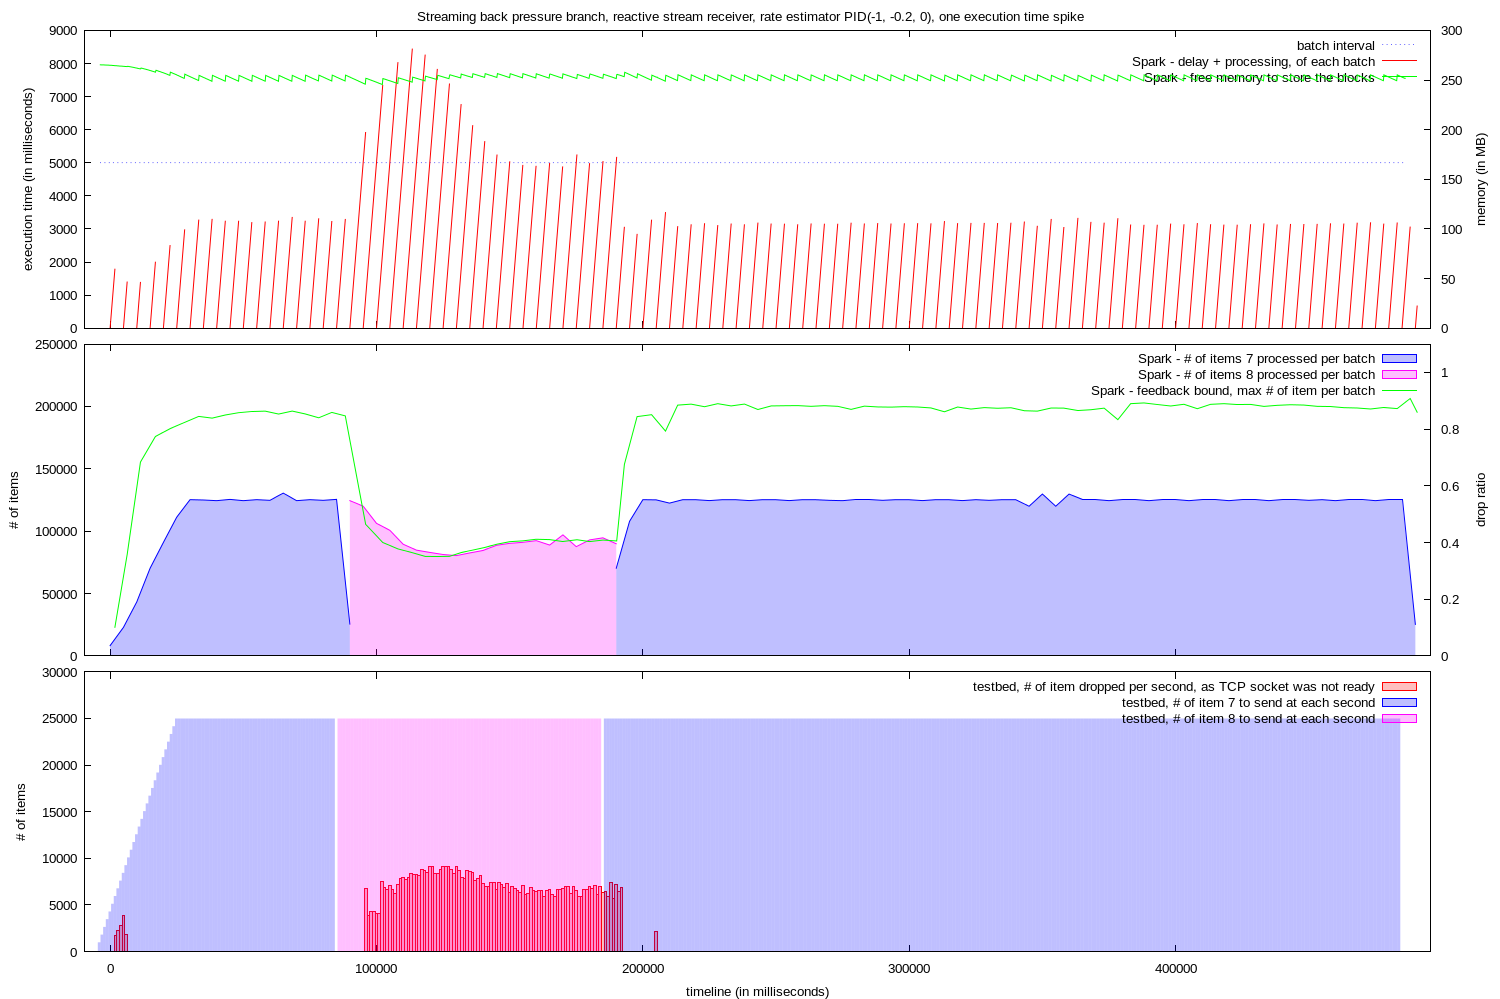

Generate this figure with gnuplot:

set y2range [0:]
set y2tics
set yrange [0:]
set lmargin 12
set rmargin 10
set datafile missing "?"
set style fill transparent solid 0.25

set style arrow 1 nohead ls 1
set ytics nomirror

set terminal pngcairo dashed enhanced font "arial,10" fontscale 1.0 size 1500,999

set output "graph.png"

set multiplot layout 3, 1 title "Streaming back pressure branch, reactive stream receiver, rate estimator PID(-1, -0.2, 0), one execution time spike"

set xrange [ -9620 : 495671 ]
set xtics format " "
set bmargin 1
set ylabel "execution time (in milliseconds)"
set y2label "memory (in MB)"

plot "memory.log" using 1:(5000) with line lt 0 lc 3 title "batch interval", \
  "execution.log" using 2:(0):($1-$2):($1-$2) with vector title "Spark - delay + processing, of each batch" arrowstyle 1, \
  "memory.log" using 1:($2/1024) axes x1y2 with lines title "Spark - free memory to store the blocks" lt 1 lc 2
 


set tmargin 0
set ylabel "# of items"
set y2label "drop ratio"
set y2range [ 0 : 1.1 ]


plot "execution_0.log" using 2:($3) with filledcurve x1 title "Spark - # of items 7 processed per batch" lt 1 lc 3, \
"execution_0.log" using 2:($4) with filledcurve x1 title "Spark - # of items 8 processed per batch" lt 1 lc 4, \
  "feedback_0.log" using 1:($2 * 5) with lines title "Spark - feedback bound, max # of item per batch" lt 1 lc 2


set xlabel "timeline (in milliseconds)"


set xtics format "%.0f"
set bmargin 3
set ylabel "# of items"
unset y2label
unset y2tics
unset y2range


set yrange [ 0 : 30000 ]

set boxwidth 1000

plot "droppedValuesPerSecond.log" using 1:2 with boxes title "testbed, # of item dropped per second, as TCP socket was not ready" lt 1 lc 1, \
"tick.log" using 1:($2) with fillsteps title "testbed, # of item 7 to send at each second" lt 1 lc 3, \
"tick.log" using 1:($3) with fillsteps title "testbed, # of item 8 to send at each second" lt 1 lc 4
unset multiplot
